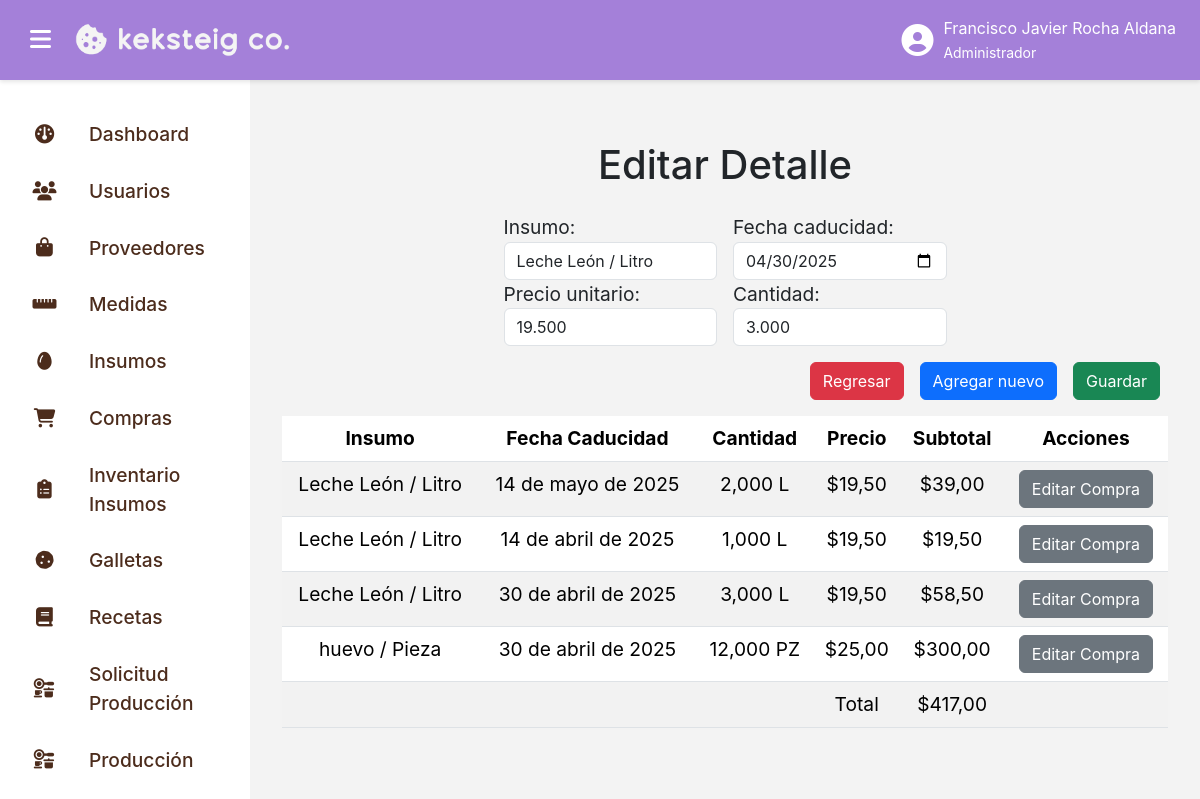
/compras/editar_detallecompras/7 (signed in), run on the app's committed database.
### compras_app/models.py (models this page shows, shortened)
class DetalleCompra(models.Model):
    compra = models.ForeignKey(Compra, on_delete=models.CASCADE, null=False, blank=False)
    insumo = models.ForeignKey(Insumo, on_delete=models.CASCADE, null=False, blank=False)
    cantidad = models.DecimalField(max_digits=10, decimal_places=3)
    precio_unitario = models.DecimalField(max_digits=10 , decimal_places=3)
    fecha_caducidad = models.DateTimeField(default=now)

### insumos_app/models.py (models this page shows)
class Insumo(models.Model):
    nombre = models.TextField(max_length=100)
    descripcion = models.TextField(max_length=500)
    medida = models.ForeignKey(Medida, on_delete=models.CASCADE, null=False, blank=False)
    cantidad_minima = models.DecimalField(decimal_places=3, max_digits=10, null=False, default=0)
    def __str__(self):
        return f"{self.nombre} / {self.medida.nombre}"

### medidas_app/models.py (models this page shows, shortened)
class Medida(models.Model):
    nombre = models.TextField(max_length=50, null=False)
    nomenclatura = models.TextField(max_length=5, null=False)

### compras_app/views.py (the view, shortened to what this page needs)
# urls.py: path("editar_detallecompras/<int:id>", login_required(EditarDetalleComprasView.as_view()), name="editar_detallecompras"),
class EditarDetalleComprasView(PermissionRequiredMixin, FormView):
    permission_required = ["compras_app.edit_DetalleCompra"]
    login_url = "login"
    template_name = "editar_detallecompras.html"
    form_class = forms.DetalleCompraEditarForm
    def get_context_data(self, **kwargs):
        context = super().get_context_data(**kwargs)
        id = self.kwargs.get("id")
        detalle = DetalleCompra.objects.filter(id=id).first()
        lista = DetalleCompra.objects.filter(compra_id=detalle.compra_id)
        total = Decimal("0.0")
        for detalle in lista:
            detalle.subtotal = detalle.cantidad * detalle.precio_unitario
            total += detalle.subtotal
        context["lista"] = lista
        context["id"] = detalle.compra_id
        context["total"] = total
        return context
    def get_form_kwargs(self):
        kwargs = super().get_form_kwargs()
        id = self.kwargs.get("id")
        detallecompra = get_object_or_404(DetalleCompra, id=id)
        kwargs["instance"] = detallecompra
        return kwargs

### compras_app/templates/editar_detallecompras.html (shortened to what this page needs)
{% extends "base.html" %}
{% load static %}
{% block content %}
<div class="pantalla-completa">
    <div class="menu">
        <h1 class="text-center">
            Editar Detalle
        </h1>
        <div class="row mt-4">
            <form class="col-lg-12 col-md-12 col-sm-12 col-12 align-items-center justify-content-center" method="post" enctype="multipart/form-data">
                <div class="d-flex">
                    <div class="d-flex col-lg-6 col-md-6 col-sm-12 col-12 px-2 align-items-center justify-content-end">
                        <div class="col-lg-6 col-md-6 col-sm-12 col-12">
                            <div>
                                {{ form.insumo.label_tag }}
                                <div class="col-lg-12 col-md-12 col-sm-12 col-12">
                                    {{ form.insumo }}
                                </div>
                            </div>
                            <div>
                                {{ form.precio_unitario.label_tag }}
                                <div class="col-lg-12 col-md-12 col-sm-12 col-12">
                                    {{ form.precio_unitario }}
                                </div>
                            </div>
                        </div>
                    </div>
                    <div class="d-flex col-lg-6 col-md-6 col-sm-12 col-12 px-2 align-items-center justify-content-start">
                        <div class="col-lg-6 col-md-6 col-sm-12 col-12">
                            <div>
                                {{ form.fecha_caducidad.label_tag }}
                                <div class="col-lg-12 col-md-12 col-sm-12 col-12">
                                    {{ form.fecha_caducidad }}
                                </div>
                            </div>
                            <div>
                                {{ form.cantidad.label_tag }}
                                <div class="col-lg-12 col-md-12 col-sm-12 col-12">
                                    {{ form.cantidad }}
                                </div>
                            </div>
                        </div>
                    </div>
                </div>
                <div class="d-flex col-lg-12 col-md-12 col-sm-12 col-12 align-items-end justify-content-end mt-3 px-2">
                    <a class="btn btn-danger me-2" href="{% url "lista_detallecompras" id %}">
                        Regresar
                    </a>
                    <a class="btn btn-primary mx-2" href="{% url "crear_detallecompras" id %}">
                        Agregar nuevo
                    </a>
                    <button class="btn btn-success ms-2" type="submit">
                        Guardar
                    </button>
                </div>
            </form>
            <div class="col-lg-12 col-md-12 col-sm-12 col-12 mt-3">
                <div class="d-flex align-items-center justify-content-center">
                    <table class="table table-hover table-striped">
                        <thead>
                            <th class="text-center">
                                Insumo
                            </th>
                            <th class="text-center">
                                Fecha Caducidad
                            </th>
                            <th class="text-center">
                                Cantidad
                            </th>
                            <th class="text-center">
                                Precio
                            </th>
                            <th class="text-center">
                                Subtotal
                            </th>
                            <th class="text-center">
                                Acciones
                            </th>
                        </thead>
                        <tbody>
                            {% for item in lista %}
                                <tr>
                                    <td class="text-center">
                                        {{ item.insumo }}
                                    </td>
                                    <td class="text-center">
                                        {{ item.fecha_caducidad|date }}
                                    </td>
                                    <td class="text-center">
                                        {{ item.cantidad }} {{ item.insumo.medida.nomenclatura }}
                                    </td>
                                    <td class="text-center">
                                        &dollar;{{ item.precio_unitario|floatformat:2 }}
                                    </td>
                                    <td class="text-center">
                                        &dollar;{{ item.subtotal|floatformat:2 }}
                                    </td>
                                    <td class="text-center">
                                        <a class="btn btn-secondary" href="{% url "editar_detallecompras" item.id %}">
                                            Editar Compra
                                        </a>
                                    </td>
                                </tr>
                            {% endfor %}
                            <tr>
                                <td class="text-center">
                                </td>
                                <td class="text-center">
                                </td>
                                <td class="text-center">
                                </td>
                                <td class="text-center">
                                    Total
                                </td>
                                <td class="text-center">
                                    &dollar;{{ total|floatformat:2 }}
                                </td>
                                <td class="text-center">
                                </td>
                            </tr>
                        </tbody>
                    </table>
                </div>
            </div>
        </div>
    </div>
</div>
{% endblock content %}

### templates/base.html (shortened to what this page needs)
{% load static %}
<!DOCTYPE html>
<html lang="es">
<head>
    <link rel="stylesheet" href="{% static 'css/bootstrap.min.css' %}">
    <link href="https://cdnjs.cloudflare.com/ajax/libs/font-awesome/6.7.2/css/all.min.css" rel="stylesheet">
    <link rel="stylesheet" href="{% static 'css/styles.css' %}">
</head>
<body>
    <div class="topbar">
        <div class="d-flex align-items-center gap-3">
            <button class="sidebar-toggle" id="menuToggle">
                <i class="fas fa-bars"></i>
            </button>
            <a href="{% url 'home' %}" style="text-decoration: none;" class="logo-container">
                <img src="{% static 'image/logo-horizontal-light.png' %}" alt="Don Galleto Logo" class="logo">
            </a>
        </div>
        <div class="user-info">
            <i class="fas fa-user-circle"></i>
            <span>
                {{ user.first_name }} {{ user.last_name }}
                <br>
                <small>
                    {% for group in user.groups.all %}
                        {{ group.name }}
                    {% empty %}
                        El usuario no pertenece a ningún grupo.
                    {% endfor %}
                </small>
            </span>
        </div>
    </div>
    <div class="sidebar {% if is_sidebar_collapsed %}collapsed{% endif %}" id="sidebar">
        {% for grupo in request.user.groups.all %}
            {% if grupo.name == 'Administrador' %}
                <a href="{% url 'home' %}" class="{% if request.resolver_match.url_name == 'home' %}active{% endif %}">
                    <i class="fa-solid fa-dashboard"></i>
                    <span>
                        Dashboard
                    </span>
                </a>
            {% endif %}
            {% if grupo.name == 'Administrador' %}
                <a href="{% url 'lista_usuarios' %}" class="{% if '/usuarios/' in request.path %}active{% endif %}">
                    <i class="fas fa-users"></i>
                    <span>
                        Usuarios
                    </span>
                </a>
            {% endif %}
            {% if grupo.name == 'Administrador' %}
                <a href="{% url 'lista_proveedores' %}" class="{% if request.resolver_match.url_name == 'lista_proveedores' %}active{% endif %}">
                    <i class="fa-solid fa-bag-shopping"></i>
                    <span>
                        Proveedores
                    </span>
                </a>
            {% endif %}
            {% if grupo.name == 'Administrador' %}
                <a href="{% url 'lista_medidas' %}" class="{% if request.resolver_match.url_name == 'lista_medidas' %}active{% endif %}">
                    <i class="fa-solid fa-ruler-horizontal"></i>
                    <span>
                        Medidas
                    </span>
                </a>
            {% endif %}
            {% if grupo.name == 'Administrador' %}
                <a href="{% url 'lista_insumos' %}" class="{% if request.resolver_match.url_name == 'lista_insumos' %}active{% endif %}">
                    <i class="fa-solid fa-egg"></i>
                    <span>
                        Insumos
                    </span>
                </a>
            {% endif %}
            {% if grupo.name == 'Administrador' %}
                <a href="{% url 'lista_compras' %}" class="{% if request.resolver_match.url_name == 'lista_compras' %}active{% endif %}">
                    <i class="fa-solid fa-cart-shopping"></i>
                    <span>
                        Compras
                    </span>
                </a>
            {% endif %}
            {% if grupo.name == 'Administrador' %}
                <a href="{% url 'lista_inventario' %}" class="{% if request.resolver_match.url_name == 'lista_inventario' %}active{% endif %}">
                    <i class="fa-solid fa-clipboard-list"></i>
                    <span>
                        Inventario Insumos
                    </span>
                </a>
            {% endif %}
            {% if grupo.name == 'Administrador' %}
                <a href="{% url 'lista_galletas' %}" class="{% if request.resolver_match.url_name == 'lista_galletas' %}active{% endif %}">
                    <i class="fa-solid fa-cookie"></i>
                    <span>
                        Galletas
                    </span>
                </a>
            {% endif %}
            {% if grupo.name == 'Administrador' %}
                <a href="{% url 'lista_recetas' %}" class="{% if request.resolver_match.url_name == 'lista_recetas' %}active{% endif %}">
                    <i class="fa-solid fa-book"></i>
                    <span>
                        Recetas
                    </span>
                </a>
            {% endif %}
            {% if grupo.name == 'Administrador' %}
                <a href="{% url 'lista_solicitarproducciones' %}" class="{% if request.resolver_match.url_name == 'lista_solicitarproducciones' %}active{% endif %}">
                    <i class="fa-solid fa-kitchen-set"></i>
                    <span>
                        Solicitud Producción
                    </span>
                </a>
            {% endif %}
            {% if grupo.name == 'Administrador' %}
                <a href="{% url 'lista_producciones' %}" class="{% if request.resolver_match.url_name == 'lista_producciones' %}active{% endif %}">
                    <i class="fa-solid fa-kitchen-set"></i>
                    <span>
                        Producción
                    </span>
                </a>
            {% endif %}
            {% if grupo.name == 'Administrador' %}
                <a href="{% url 'lista_mermas' %}" class="{% if request.resolver_match.url_name == 'lista_mermas' %}active{% endif %}">
                </a>
            {% endif %}
        {% endfor %}
    </div>
    <div class="content">
        {% block content %}
        {% endblock content %}
    </div>
</body>
</html>

### data on the page
DetalleCompra: insumo "Leche León / Litro", precio_unitario "19.500", fecha_caducidad "04/30/2025", cantidad "3.000", fecha_caducidad "30 de abril de 2025", cantidad "3,000", insumo.medida.nomenclatura "L", precio_unitario "19,50", subtotal "58,50"
DetalleCompra: insumo "Leche León / Litro", fecha_caducidad "14 de mayo de 2025", cantidad "2,000", insumo.medida.nomenclatura "L", precio_unitario "19,50", subtotal "39,00"
DetalleCompra: insumo "Leche León / Litro", fecha_caducidad "14 de abril de 2025", cantidad "1,000", insumo.medida.nomenclatura "L", precio_unitario "19,50", subtotal "19,50"
DetalleCompra: insumo "huevo / Pieza", fecha_caducidad "30 de abril de 2025", cantidad "12,000", insumo.medida.nomenclatura "PZ", precio_unitario "25,00", subtotal "300,00"

### other printed values
{{ user.first_name }} "Francisco Javier"
{{ user.last_name }} "Rocha Aldana"
{{ group.name }} "Administrador"
{{ total|floatformat:2 }} "417,00"
